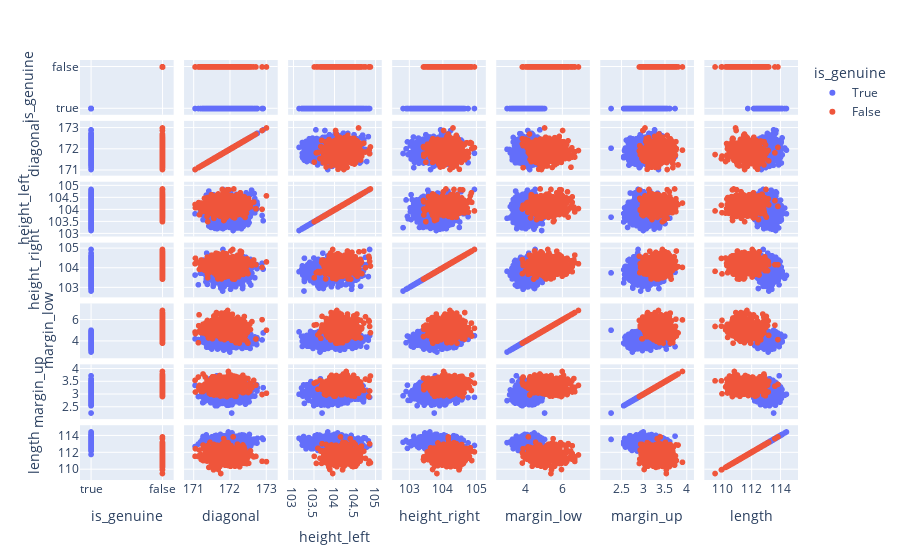

Notebook cell for this chart:
### Code cell
px.scatter_matrix(data,
                  color="is_genuine",
                  width=None,
                  height=800,)

### Figure 1 — Plotly figure (JSON) as saved in the notebook; plotly's stock layout.template omitted (floating-point values rounded to 4 significant figures; data arrays with more than 128 entries replaced by an {"elided": "..."} marker saying what was removed)
{"data": [{"dimensions": [{"axis": {"matches": true}, "label": "is_genuine", "values": {"elided": "1000 bool values"}}, {"axis": {"matches": true}, "label": "diagonal", "values": {"elided": "1000 float values"}}, {"axis": {"matches": true}, "label": "height_left", "values": {"elided": "1000 float values"}}, {"axis": {"matches": true}, "label": "height_right", "values": {"elided": "1000 float values"}}, {"axis": {"matches": true}, "label": "margin_low", "values": {"elided": "1000 float values"}}, {"axis": {"matches": true}, "label": "margin_up", "values": {"elided": "1000 float values"}}, {"axis": {"matches": true}, "label": "length", "values": {"elided": "1000 float values"}}], "hovertemplate": "is_genuine=True<br>%{xaxis.title.text}=%{x}<br>%{yaxis.title.text}=%{y}<extra></extra>", "legendgroup": "True", "marker": {"color": "#636efa", "symbol": "circle"}, "name": "True", "showlegend": true, "type": "splom"}, {"dimensions": [{"axis": {"matches": true}, "label": "is_genuine", "values": {"elided": "500 bool values"}}, {"axis": {"matches": true}, "label": "diagonal", "values": {"elided": "500 float values"}}, {"axis": {"matches": true}, "label": "height_left", "values": {"elided": "500 float values"}}, {"axis": {"matches": true}, "label": "height_right", "values": {"elided": "500 float values"}}, {"axis": {"matches": true}, "label": "margin_low", "values": {"elided": "500 float values"}}, {"axis": {"matches": true}, "label": "margin_up", "values": {"elided": "500 float values"}}, {"axis": {"matches": true}, "label": "length", "values": {"elided": "500 float values"}}], "hovertemplate": "is_genuine=False<br>%{xaxis.title.text}=%{x}<br>%{yaxis.title.text}=%{y}<extra></extra>", "legendgroup": "False", "marker": {"color": "#EF553B", "symbol": "circle"}, "name": "False", "showlegend": true, "type": "splom"}], "layout": {"autosize": true, "dragmode": "select", "legend": {"title": {"text": "is_genuine"}, "tracegroupgap": 0}, "margin": {"t": 60}, "xaxis": {"autorange": true, "range": [-0.1155, 1.116], "type": "category"}, "xaxis2": {"autorange": true, "range": [170.8, 173.2], "type": "linear"}, "xaxis3": {"autorange": true, "range": [102.9, 105.1], "type": "linear"}, "xaxis4": {"autorange": true, "range": [102.6, 105.2], "type": "linear"}, "xaxis5": {"autorange": true, "range": [2.527, 7.353], "type": "linear"}, "xaxis6": {"autorange": true, "range": [2.081, 4.099], "type": "linear"}, "xaxis7": {"autorange": true, "range": [108.9, 115.0], "type": "linear"}, "yaxis": {"autorange": true, "range": [-0.1155, 1.116], "type": "category"}, "yaxis2": {"autorange": true, "range": [170.8, 173.2], "type": "linear"}, "yaxis3": {"autorange": true, "range": [102.9, 105.1], "type": "linear"}, "yaxis4": {"autorange": true, "range": [102.6, 105.2], "type": "linear"}, "yaxis5": {"autorange": true, "range": [2.527, 7.353], "type": "linear"}, "yaxis6": {"autorange": true, "range": [2.081, 4.099], "type": "linear"}, "yaxis7": {"autorange": true, "range": [108.9, 115.0], "type": "linear"}}}
